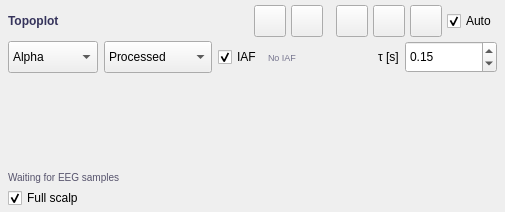
<?xml version='1.0' encoding='utf-8'?>
<ui version="4.0">
 <class>TopographyView</class>
 <widget class="QWidget" name="topographyControlsRoot">
  <property name="styleSheet">
   <string>QToolButton { padding: 0px; }
QLabel#topographyTitle { color: #35335b; font-weight: 600; }
QLabel#topographyIafStatus { color: #77768f; font-size: 9px; }
QLabel#topographyStatus { color: #56536c; font-size: 10px; }</string>
  </property>
  <layout class="QVBoxLayout" name="topographyRootLayout">
   <property name="leftMargin"><number>8</number></property>
   <property name="topMargin"><number>5</number></property>
   <property name="rightMargin"><number>8</number></property>
   <property name="bottomMargin"><number>4</number></property>
   <property name="spacing"><number>4</number></property>
   <item>
    <layout class="QHBoxLayout" name="topographyHeaderLayout">
     <property name="spacing"><number>5</number></property>
     <item>
      <widget class="QLabel" name="topographyTitle">
       <property name="text"><string>Topoplot</string></property>
      </widget>
     </item>
     <item><spacer name="topographyHeaderSpacer"><property name="orientation"><enum>Qt::Horizontal</enum></property><property name="sizeHint" stdset="0"><size><width>24</width><height>20</height></size></property></spacer></item>
     <item>
      <widget class="QToolButton" name="topographyMove">
       <property name="minimumSize"><size><width>32</width><height>32</height></size></property>
       <property name="maximumSize"><size><width>32</width><height>32</height></size></property>
       <property name="icon"><iconset><normaloff>../assets/icons/move.svg</normaloff></iconset></property>
       <property name="iconSize"><size><width>22</width><height>22</height></size></property>
       <property name="toolTip"><string>Move the topoplot to another panel position.</string></property>
       <property name="accessibleName"><string>Move</string></property>
      </widget>
     </item>
     <item>
      <widget class="QToolButton" name="topographyExpand">
       <property name="checkable"><bool>true</bool></property>
       <property name="minimumSize"><size><width>32</width><height>32</height></size></property>
       <property name="maximumSize"><size><width>32</width><height>32</height></size></property>
       <property name="icon"><iconset><normaloff>../assets/icons/expand.svg</normaloff></iconset></property>
       <property name="iconSize"><size><width>22</width><height>22</height></size></property>
       <property name="toolTip"><string>Expand this panel to fill the workspace.</string></property>
       <property name="accessibleName"><string>Expand</string></property>
      </widget>
     </item>
     <item><spacer name="topographyActionSpacer"><property name="orientation"><enum>Qt::Horizontal</enum></property><property name="sizeType"><enum>QSizePolicy::Fixed</enum></property><property name="sizeHint" stdset="0"><size><width>8</width><height>20</height></size></property></spacer></item>
     <item>
      <widget class="QToolButton" name="topographyColourMinus">
       <property name="minimumSize"><size><width>32</width><height>32</height></size></property>
       <property name="maximumSize"><size><width>32</width><height>32</height></size></property>
       <property name="icon"><iconset><normaloff>../assets/icons/minus.svg</normaloff></iconset></property>
       <property name="iconSize"><size><width>22</width><height>22</height></size></property>
       <property name="toolTip"><string>Widen the normalized colour range.</string></property>
       <property name="accessibleName"><string>Widen colour scale</string></property>
      </widget>
     </item>
     <item>
      <widget class="QToolButton" name="topographyColourFit">
       <property name="minimumSize"><size><width>32</width><height>32</height></size></property>
       <property name="maximumSize"><size><width>32</width><height>32</height></size></property>
       <property name="icon"><iconset><normaloff>../assets/icons/autoscale.svg</normaloff></iconset></property>
       <property name="iconSize"><size><width>22</width><height>22</height></size></property>
       <property name="toolTip"><string>Fit the colour range to 0–1.</string></property>
       <property name="accessibleName"><string>Fit colour range</string></property>
      </widget>
     </item>
     <item>
      <widget class="QToolButton" name="topographyColourPlus">
       <property name="minimumSize"><size><width>32</width><height>32</height></size></property>
       <property name="maximumSize"><size><width>32</width><height>32</height></size></property>
       <property name="icon"><iconset><normaloff>../assets/icons/plus.svg</normaloff></iconset></property>
       <property name="iconSize"><size><width>22</width><height>22</height></size></property>
       <property name="toolTip"><string>Narrow the normalized colour range.</string></property>
       <property name="accessibleName"><string>Narrow colour scale</string></property>
      </widget>
     </item>
     <item>
      <widget class="QCheckBox" name="topographyColourAuto">
       <property name="text"><string>Auto</string></property>
       <property name="checked"><bool>true</bool></property>
       <property name="toolTip"><string>Use the full normalized 0–1 range for each map.</string></property>
       <property name="accessibleName"><string>Automatic colour scale</string></property>
       <property name="minimumHeight"><number>32</number></property>
       <property name="maximumHeight"><number>32</number></property>
      </widget>
     </item>
    </layout>
   </item>
   <item>
    <layout class="QHBoxLayout" name="topographyControlsLayout">
     <property name="spacing"><number>6</number></property>
     <item>
      <widget class="QComboBox" name="topographyBand">
       <property name="minimumSize"><size><width>90</width><height>32</height></size></property>
       <property name="maximumSize"><size><width>90</width><height>32</height></size></property>
       <property name="currentIndex"><number>3</number></property>
       <item><property name="text"><string>Unfiltered</string></property></item>
       <item><property name="text"><string>Delta</string></property></item>
       <item><property name="text"><string>Theta</string></property></item>
       <item><property name="text"><string>Alpha</string></property></item>
       <item><property name="text"><string>Beta</string></property></item>
       <item><property name="text"><string>Gamma</string></property></item>
      </widget>
     </item>
     <item>
      <widget class="QComboBox" name="topographySource">
       <property name="minimumSize"><size><width>108</width><height>32</height></size></property>
       <property name="maximumSize"><size><width>108</width><height>32</height></size></property>
       <property name="toolTip"><string>Select processed or raw EEG for band power.</string></property>
       <item><property name="text"><string>Processed</string></property></item>
       <item><property name="text"><string>Raw</string></property></item>
      </widget>
     </item>
     <item>
      <widget class="QCheckBox" name="topographyUseIaf">
       <property name="text"><string>IAF</string></property>
       <property name="checked"><bool>true</bool></property>
       <property name="toolTip"><string>Use the calibrated individual alpha frequency to place all EEG band limits.</string></property>
       <property name="accessibleName"><string>Use IAF-derived EEG bands</string></property>
       <property name="minimumHeight"><number>32</number></property>
       <property name="maximumHeight"><number>32</number></property>
      </widget>
     </item>
     <item>
      <widget class="QLabel" name="topographyIafStatus">
       <property name="minimumSize"><size><width>74</width><height>32</height></size></property>
       <property name="maximumHeight"><number>32</number></property>
       <property name="toolTip"><string>No calibrated IAF loaded; canonical fixed bands are used.</string></property>
       <property name="text"><string>No IAF</string></property>
      </widget>
     </item>
     <item><spacer name="topographyControlsSpacer"><property name="orientation"><enum>Qt::Horizontal</enum></property><property name="sizeHint" stdset="0"><size><width>30</width><height>20</height></size></property></spacer></item>
     <item><widget class="QLabel" name="topographyPersistenceLabel"><property name="minimumHeight"><number>32</number></property><property name="maximumHeight"><number>32</number></property><property name="text"><string>τ [s]</string></property><property name="toolTip"><string>Time constant for temporal persistence of the displayed topoplot.</string></property><property name="accessibleName"><string>Persistence time constant</string></property></widget></item>
     <item>
      <widget class="QDoubleSpinBox" name="topographyPersistence">
       <property name="minimumSize"><size><width>92</width><height>32</height></size></property>
       <property name="maximumSize"><size><width>92</width><height>32</height></size></property>
       <property name="toolTip"><string>Exponential persistence time constant; 0 disables persistence.</string></property>
       <property name="decimals"><number>2</number></property>
       <property name="minimum"><double>0.000000000000000</double></property>
       <property name="maximum"><double>2.000000000000000</double></property>
       <property name="singleStep"><double>0.050000000000000</double></property>
       <property name="value"><double>0.150000000000000</double></property>
      </widget>
     </item>
    </layout>
   </item>
   <item>
    <widget class="QWidget" name="topographyMapHost">
     <property name="sizePolicy"><sizepolicy hsizetype="Expanding" vsizetype="Expanding"><horstretch>0</horstretch><verstretch>0</verstretch></sizepolicy></property>
     <layout class="QHBoxLayout" name="topographyMapLayout">
      <property name="leftMargin"><number>0</number></property>
      <property name="topMargin"><number>0</number></property>
      <property name="rightMargin"><number>0</number></property>
      <property name="bottomMargin"><number>0</number></property>
      <property name="spacing"><number>3</number></property>
      <item>
       <widget class="QWidget" name="topographyPlotHost">
        <property name="sizePolicy"><sizepolicy hsizetype="Expanding" vsizetype="Expanding"><horstretch>0</horstretch><verstretch>0</verstretch></sizepolicy></property>
        <property name="minimumSize"><size><width>100</width><height>90</height></size></property>
        <layout class="QVBoxLayout" name="topographyPlotHostLayout">
         <property name="leftMargin"><number>0</number></property>
         <property name="topMargin"><number>0</number></property>
         <property name="rightMargin"><number>0</number></property>
         <property name="bottomMargin"><number>0</number></property>
        </layout>
       </widget>
      </item>
      <item>
       <widget class="QWidget" name="topographyColorbarHost">
        <property name="minimumSize"><size><width>58</width><height>90</height></size></property>
        <property name="maximumSize"><size><width>58</width><height>16777215</height></size></property>
        <layout class="QVBoxLayout" name="topographyColorbarLayout">
         <property name="leftMargin"><number>0</number></property>
         <property name="topMargin"><number>0</number></property>
         <property name="rightMargin"><number>0</number></property>
         <property name="bottomMargin"><number>0</number></property>
        </layout>
       </widget>
      </item>
     </layout>
    </widget>
   </item>
   <item>
    <widget class="QLabel" name="topographyStatus">
     <property name="wordWrap"><bool>true</bool></property>
     <property name="text"><string>Waiting for EEG samples</string></property>
    </widget>
   </item>
   <item>
    <widget class="QCheckBox" name="topographyExtrapolate">
     <property name="text"><string>Full scalp</string></property>
     <property name="checked"><bool>true</bool></property>
     <property name="toolTip"><string>Extend the smooth spherical-spline field to the head boundary. Areas beyond available electrode circles are estimated. Uncheck to show only the area enclosed by electrodes.</string></property>
    </widget>
   </item>
  </layout>
 </widget>
 <resources />
 <connections />
</ui>
